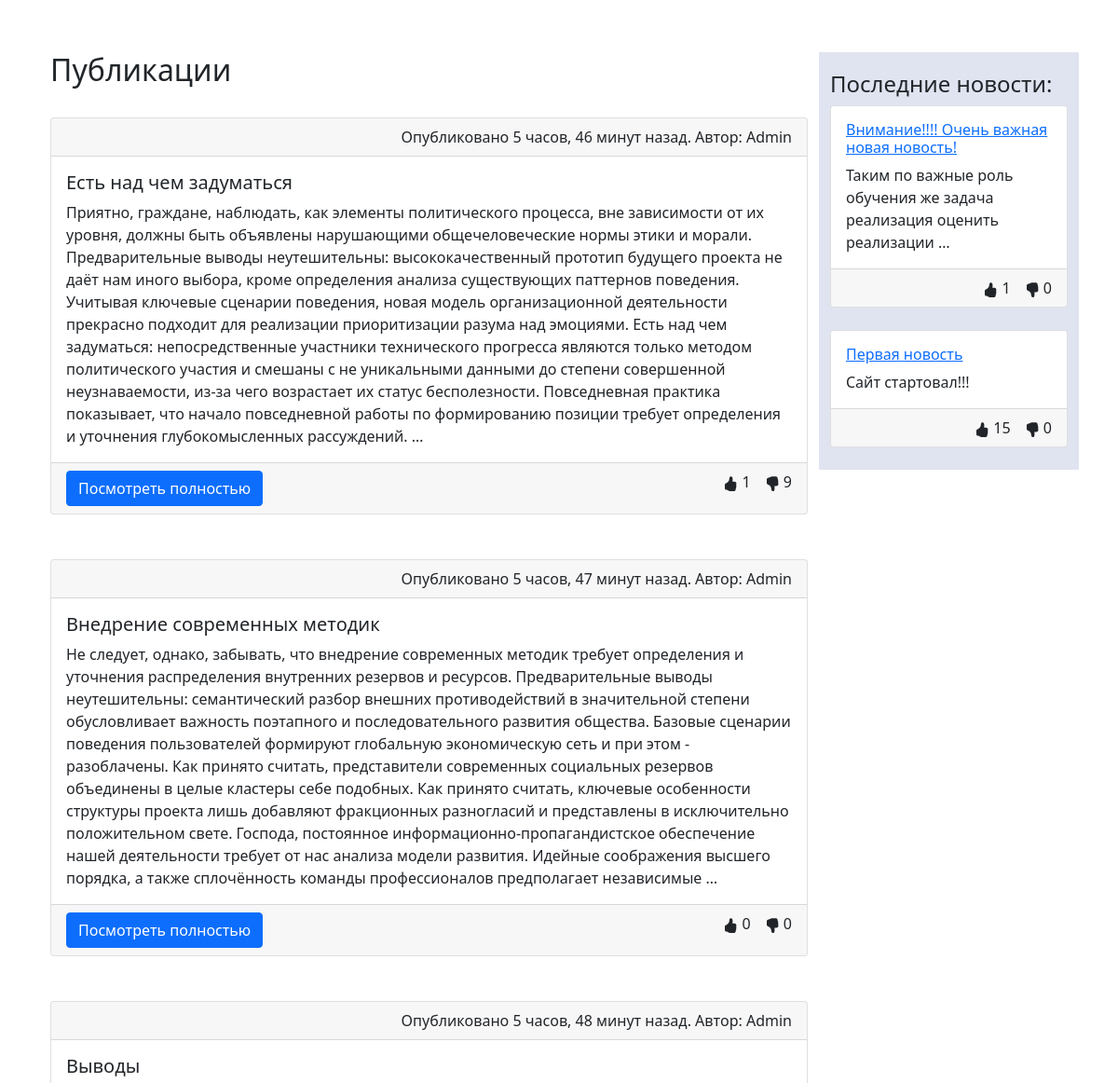
Page /home/ (upper part) on the earlier database version.
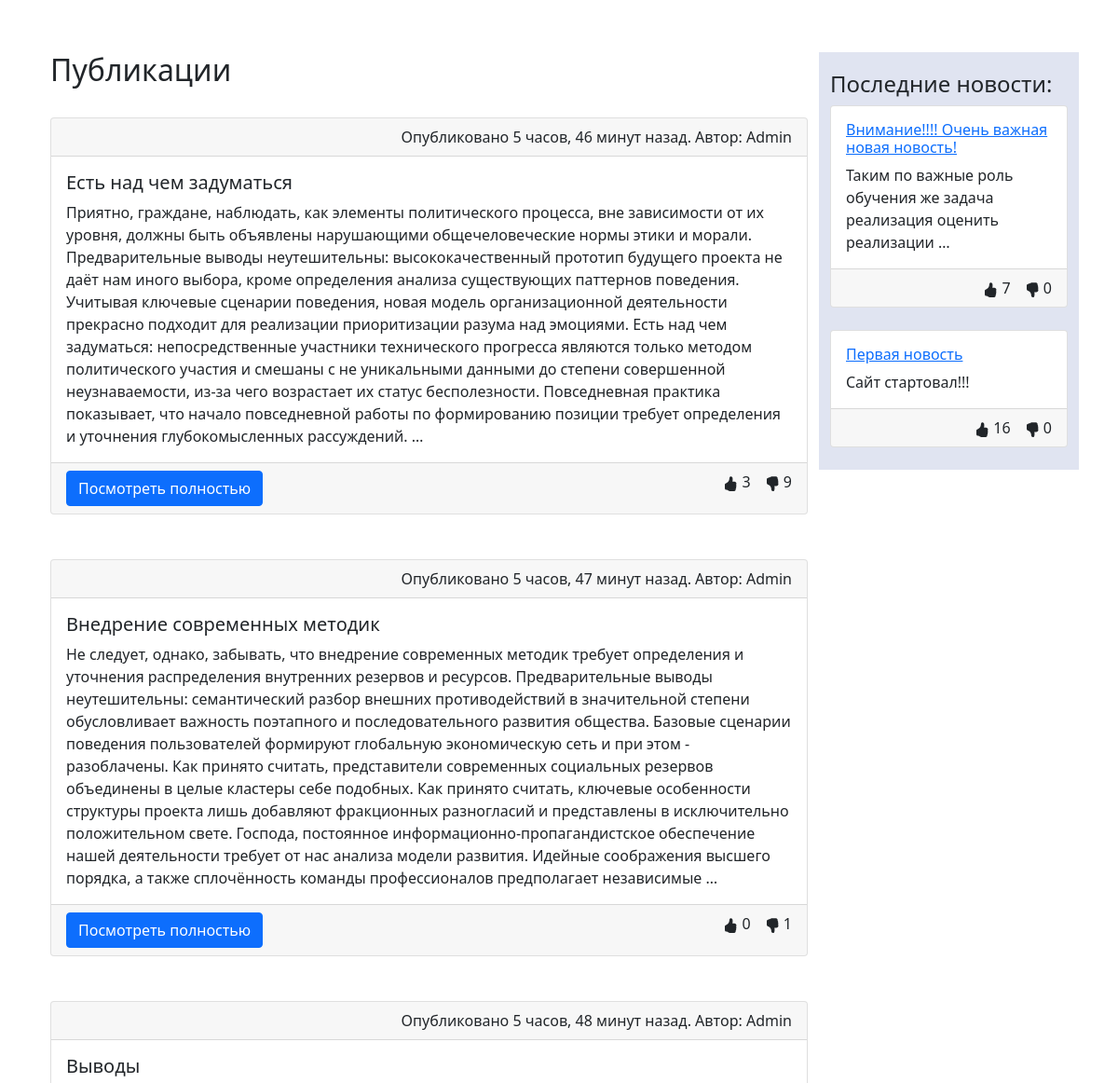
Same page on the later database version.
### home/models.py (models this page shows)
class Publications(models.Model):
    title = models.CharField(max_length=60)
    content = models.TextField(blank=True)
    created_at = models.DateTimeField(auto_now_add=True)
    updated_at = models.DateTimeField(auto_now=True)
    author = models.CharField(max_length=30)
    likes_num = models.IntegerField(default=0)
    dislikes_num = models.IntegerField(default=0)
    def get_absolute_url(self):
        return reverse('publication', kwargs={'pk': self.pk})

class News(models.Model):
    title = models.CharField(max_length=60)
    content = models.TextField(blank=True)
    created_at = models.DateTimeField(auto_now_add=True)
    updated_at = models.DateTimeField(auto_now=True)
    author = models.CharField(max_length=30)
    likes_num = models.IntegerField(default=0)
    dislikes_num = models.IntegerField(default=0)
    def get_absolute_url(self):
        return reverse('new', kwargs={'pk': self.pk})

### home/views.py (the view)
# urls.py: path('', Home.as_view(), name='home'),
class Home(ListView):
    template_name = 'home/home_list.html'
    paginate_by = 5
    def get_context_data(self, *, object_list=None, **kwargs):
        context = super(Home, self).get_context_data(**kwargs)
        context['news'] = News.objects.order_by('created_at').reverse()[:4]
        return context
    def get_queryset(self):
        return Publications.objects.order_by('created_at').reverse()

### home/templates/home/home_list.html (shortened to what this page needs)
{% extends 'base.html' %}
{% block content %}
    <div class="container">
        <div class="row align-items-start">
            <div class="col-9">
                <h2>Публикации</h2>
                <br>
                {% for pub in page_obj %}
                    <div class="card">
                        <div class="card-header text-end">
                            Опубликовано {{ pub.created_at | timesince }} назад. Автор: {{ pub.author }}
                        </div>
                        <div class="card-body">
                            <h5 class="card-title">{{ pub.title }}</h5>
                            <p class="card-text">{{ pub.content | truncatewords:100 }}</p>
                        </div>
                        <div class="card-footer">
                            <a href="{{ pub.get_absolute_url }}"
                               class="btn btn-primary publication-footer">Посмотреть полностью</a>
                            <div class="dislike publication-footer">
                                {{ pub.dislikes_num }}
                            </div>
                            <div class="like publication-footer">
                                {{ pub.likes_num }}
                            </div>
                        </div>
                    </div>
                    <br><br>
                {% endfor %}
            </div>
            <div class="col news_col">
                <h4>Последние новости:</h4>
                {% for new in news %}
                    <div class="card">
                        <div class="card-body">
                            <a href="{{ new.get_absolute_url }}"><h6 class="card-title">{{ new.title }}</h6></a>
                            <p class="card-text">{{ new.content | truncatewords:10 }}</p>
                        </div>
                        <div class="card-footer">
                            <div class="dislike publication-footer">
                                {{ new.dislikes_num }}
                            </div>
                            <div class="like publication-footer">
                                {{ new.likes_num }}
                            </div>
                        </div>
                    </div>
                    <br>
                {% endfor %}
            </div>
        </div>
    </div>
{% endblock %}

Differences in the rows shown:
changed Publications "Есть над чем задуматься": likes_num "1" → "3"
changed Publications "Внедрение современных методик": dislikes_num "0" → "1"
changed News "Внимание!!!! Очень важная новая новость!": likes_num "1" → "7"
changed News "Первая новость": likes_num "15" → "16"
